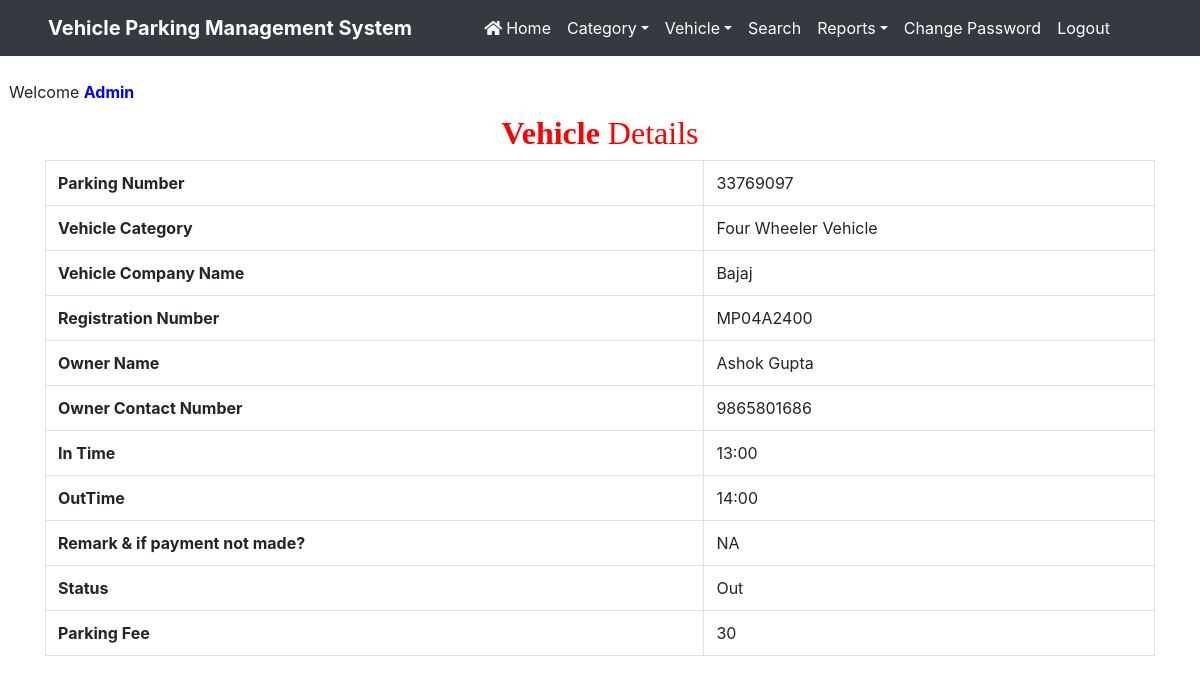
Page /view_outgoingdetail/1 (signed in) on the committed database.
### vehicle/models.py (models this page shows, shortened)
class Vehicle(models.Model):
    parkingnumber = models.CharField(max_length=20)
    category = models.ForeignKey(Category, on_delete=models.CASCADE)
    vehiclecompany = models.CharField(max_length=50)
    regno = models.CharField(max_length=10)
    ownername = models.CharField(max_length=50)
    ownercontact = models.CharField(max_length=15)
    pdate = models.DateField()
    intime = models.CharField(max_length=50)
    outtime = models.CharField(max_length=50)
    parkingcharge = models.CharField(max_length=50)
    remark = models.CharField(max_length=500)
    status = models.CharField(max_length=20)

class Category(models.Model):
    categoryname = models.CharField(max_length=50)
    def __str__(self):
        return self.categoryname

### vehicle/views.py (the view)
# urls.py: path('view_outgoingdetail/<int:pid>',view_outgoingdetail,name='view_outgoingdetail'),
def view_outgoingdetail(request,pid):
    if not request.user.is_authenticated:
        return redirect('admin_login')
    vehicle = Vehicle.objects.get(id=pid)
    d = {'vehicle': vehicle}
    return render(request,'view_outgoingdetail.html', d)

### vehicle/templates/view_outgoingdetail.html (shortened to what this page needs)
{% load static %}
<html>
<head>
{% include 'headeradmin.html' %}
  <link rel = stylesheet href="https://cdn.datatables.net/1.10.20/css/jquery.dataTables.min.css">
<link rel = stylesheet href="https://cdn.datatables.net/buttons/1.6.1/css/buttons.dataTables.min.css">
</head>
<body>
{% include 'nav2admin.html' %}
<br> &nbsp;&nbsp;Welcome <b style = 'text-transform : capitalize ; color : blue'>{{request.user.username}}</b>
<div class="container" style = "margin-top:10px">
<h2 class="text-center" style = "font-family : Monotype Corsiva ; color : red"> <strong>Vehicle</strong>  Details</h2>
 <table border="1" class="table table-bordered">
                                            <tr>
    <th>Parking Number</th>
    <td>{{vehicle.parkingnumber}}</td>
  </tr>
   <tr>
    <th>Vehicle Category</th>
    <td>{{vehicle.category}}</td>
  </tr>
  <tr>
    <th>Vehicle Company Name</th>
    <td>{{vehicle.vehiclecompany}}</td>
  </tr>
  <tr>
    <th>Registration Number</th>
    <td>{{vehicle.regno}}</td>
  </tr>
  <tr>
    <th>Owner Name</th>
    <td>{{vehicle.ownername}}</td>
  </tr>
  <tr>
    <th>Owner Contact Number</th>
    <td>{{vehicle.ownercontact}}</td>
  </tr>
  <tr>
    <th>In Time</th>
    <td>{{vehicle.intime}}</td>
  </tr>
  <tr>
      <tr>
    <th>OutTime</th>
    <td>{{vehicle.outtime}}</td>
  </tr>
      <tr>
    <th>Remark & if payment not made?</th>
    <td>{{vehicle.remark}}</td>
    </tr>
    <th>Status</th>
    <td>{{vehicle.status}}</td>
  </tr>
    <tr>
    <th>Parking Fee</th>
    <td>{{vehicle.parkingcharge}}</td>
  </tr>
</table>
</div>
</body>
</html>

### vehicle/static/css/mystyle.css (style rules this page uses)
html { scroll-behavior:smooth; }

### rows in the picture
Vehicle: parkingnumber "33769097", category "Four Wheeler Vehicle", vehiclecompany "Bajaj", regno "MP04A2400", ownername "Ashok Gupta", ownercontact "9865801686", intime "13:00", outtime "14:00", remark "NA", status "Out", parkingcharge "30"

### other values in the picture
{{ request.user.username }} "Admin"
